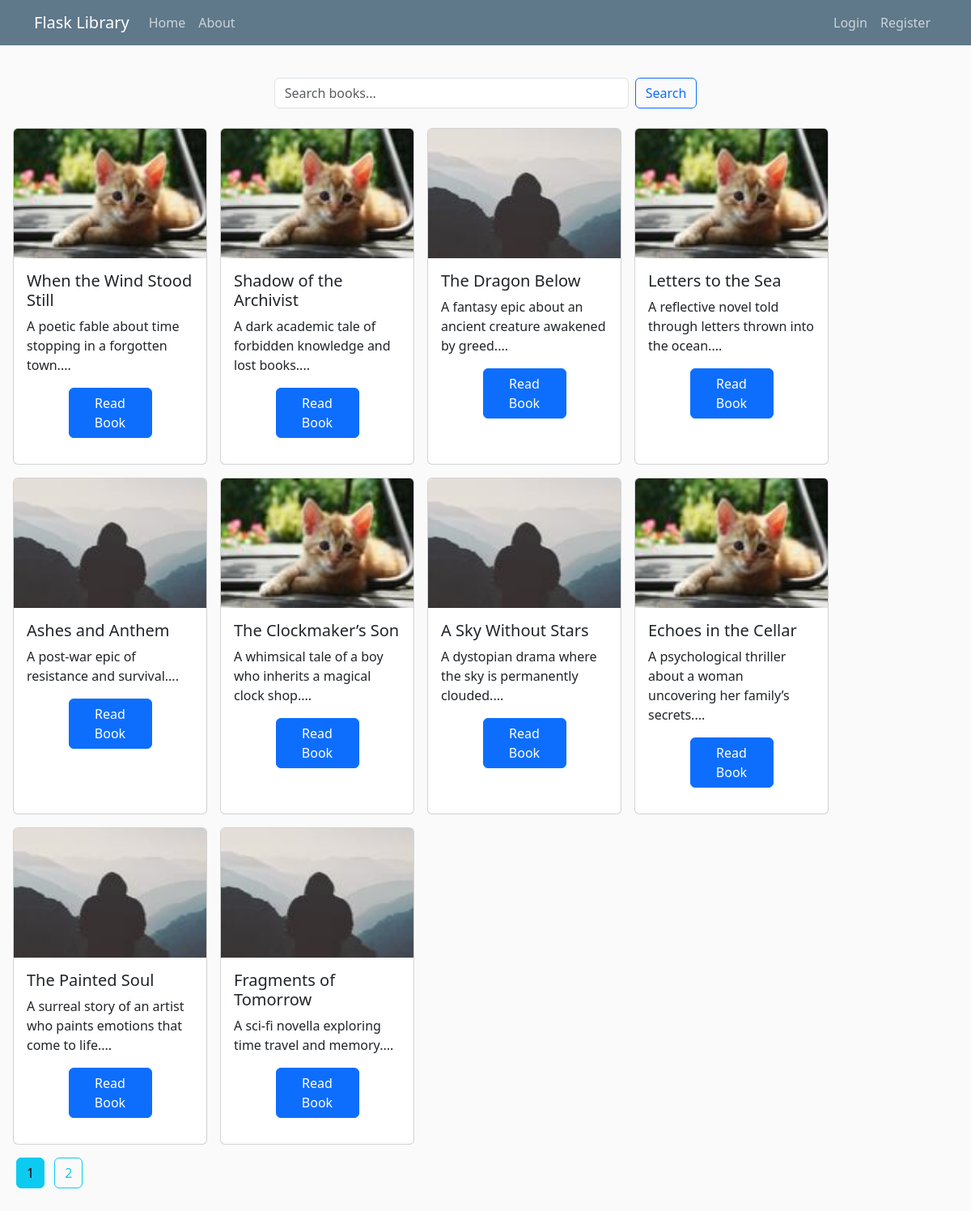
The page /home on the database its author committed.
### flasklibrary/models.py (models this page shows, shortened)
class Book(db.Model):
    id = db.Column(db.Integer, primary_key= True)
    title =  db.Column(db.String(100), nullable=False)
    published_date = db.Column(db.DateTime, nullable = False, default = datetime.utcnow )
    pages = db.Column(db.Integer, nullable=False)
    isbn = db.Column(db.String(50), unique= True,nullable=False)
    description = db.Column(db.String(100),nullable=False)
    image_file = db.Column(db.String(100), nullable=False)
    content = db.Column(db.Text, nullable = False)

### flasklibrary/routes.py (the view)
@app.route("/")
@app.route("/home")
def home():
    search_query = request.args.get('q', '')
    page = request.args.get('page', 1, type=int)
    if search_query:
        books_query = Book.query.filter(
            or_(
                Book.title.ilike(f'%{search_query}%'),
                Book.description.ilike(f'%{search_query}%'),
                Book.isbn.ilike(f'%{search_query}%'),
                Book.content.ilike(f'%{search_query}%')
            )
        ).order_by(Book.published_date.desc())
        books = books_query.paginate(page=page, per_page=10)
        if not books.items:
            flash(f"No results found for '{search_query}'.", 'warning')
    else:
        books = Book.query.order_by(Book.published_date.desc()).paginate(page=page, per_page=10)
    return render_template('home.html', books=books)

### flasklibrary/templates/home.html (shortened to what this page needs)
{% extends "layout.html" %}
{% block content %}
<div class="w-100 d-flex justify-content-center">
  <form method="GET" action="{{ url_for('home') }}" class="mb-4 d-flex w-75 justify-content-center">
    <input type="text" name="q" class="form-control me-2 w-50" placeholder="Search books..." value="{{ request.args.get('q', '') }}">
    <button type="submit" class="btn btn-outline-primary">Search</button>
  </form>
</div>
  {% for book in books.items %}
    <div class="card me-3 mb-3" style="width: 15rem;">
      <img src="{{ url_for('static', filename='profile_pics/' + book.image_file) }}" class="card-img-top" alt="Book image" style="height: 10rem;">
      <div class="card-body">
        <h5 class="card-title">{{ book.title }}</h5>
        <p class="card-text">{{ book.description[:100] }}...</p>
        <a href="{{ url_for('read_book', book_id=book.id) }}" class="btn btn-primary d-block mx-auto mb-3 w-50">Read Book</a>
      </div>
    </div>
  {% endfor %}
<div class="w-100">
  {% for page_num in books.iter_pages(left_edge=1, right_edge=1, left_current=1, right_current=2) %}
    {% if page_num %}
      {% if books.page == page_num %}
        <a class="btn btn-info mb-4 mx-1" href="{{ url_for('home', page=page_num, q=request.args.get('q')) }}">{{ page_num }}</a>
      {% else %}
        <a class="btn btn-outline-info mb-4 mx-1" href="{{ url_for('home', page=page_num, q=request.args.get('q')) }}">{{ page_num }}</a>
      {% endif %}
    {% else %}
      <span class="mx-2 mb-4">…</span>
    {% endif %}
  {% endfor %}
</div>
{% endblock content %}

### flasklibrary/static/main.css (style rules this page uses)
body { background: #fafafa; color: #333333; margin-top: 5rem; }
h1, h2, h3, h4, h5, h6 { color: #444444; }

### rows shown on the page
Book: image_file (picture), title "When the Wind Stood Still", description "A poetic fable about time stopping in a forgotten town."
Book: image_file (picture), title "Shadow of the Archivist", description "A dark academic tale of forbidden knowledge and lost books."
Book: image_file (picture), title "The Dragon Below", description "A fantasy epic about an ancient creature awakened by greed."
Book: image_file (picture), title "Letters to the Sea", description "A reflective novel told through letters thrown into the ocean."
Book: image_file (picture), title "Ashes and Anthem", description "A post-war epic of resistance and survival."
Book: image_file (picture), title "The Clockmaker’s Son", description "A whimsical tale of a boy who inherits a magical clock shop."
Book: image_file (picture), title "A Sky Without Stars", description "A dystopian drama where the sky is permanently clouded."
Book: image_file (picture), title "Echoes in the Cellar", description "A psychological thriller about a woman uncovering her family’s secrets."
Book: image_file (picture), title "The Painted Soul", description "A surreal story of an artist who paints emotions that come to life."
Book: image_file (picture), title "Fragments of Tomorrow", description "A sci-fi novella exploring time travel and memory."

### other values the page prints
{{ page_num }} "1"
{{ page_num }} "2"
